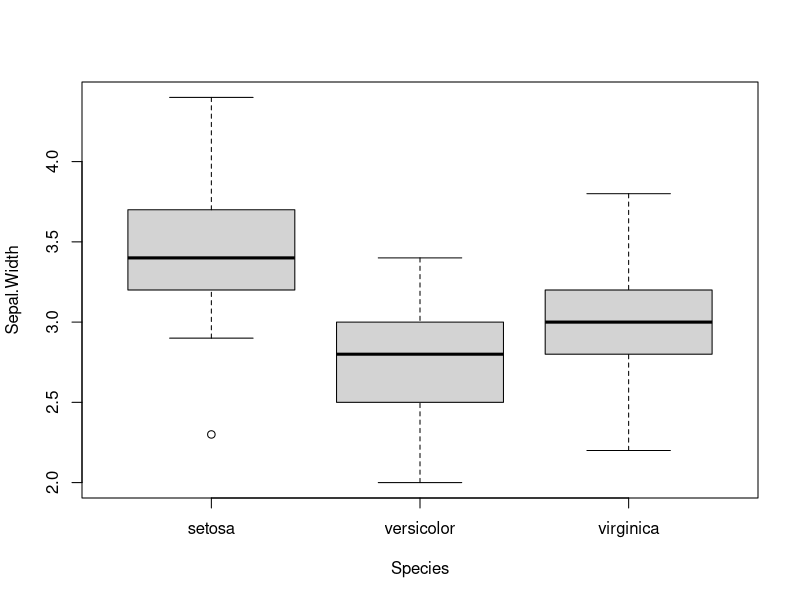
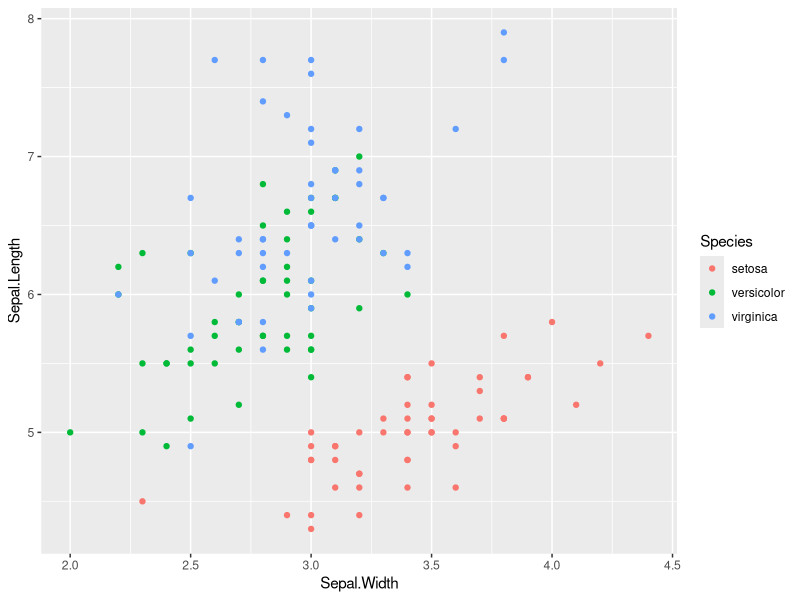
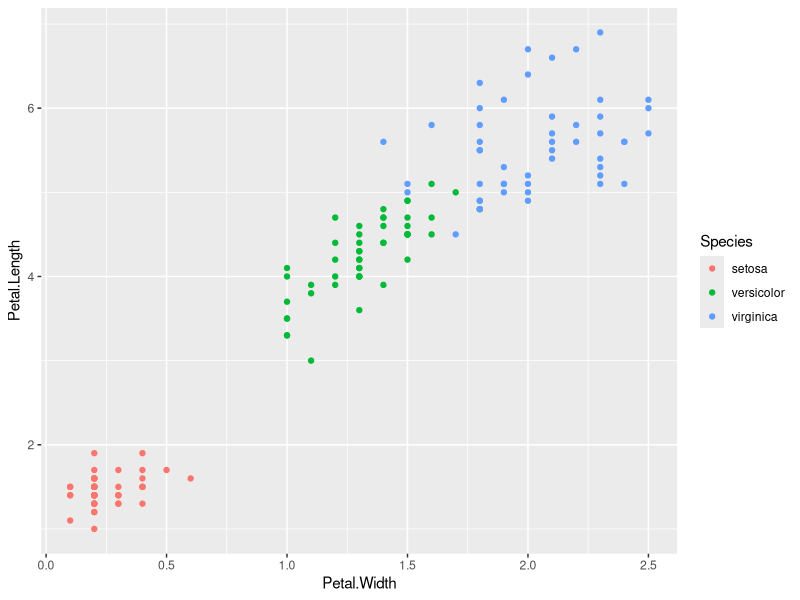
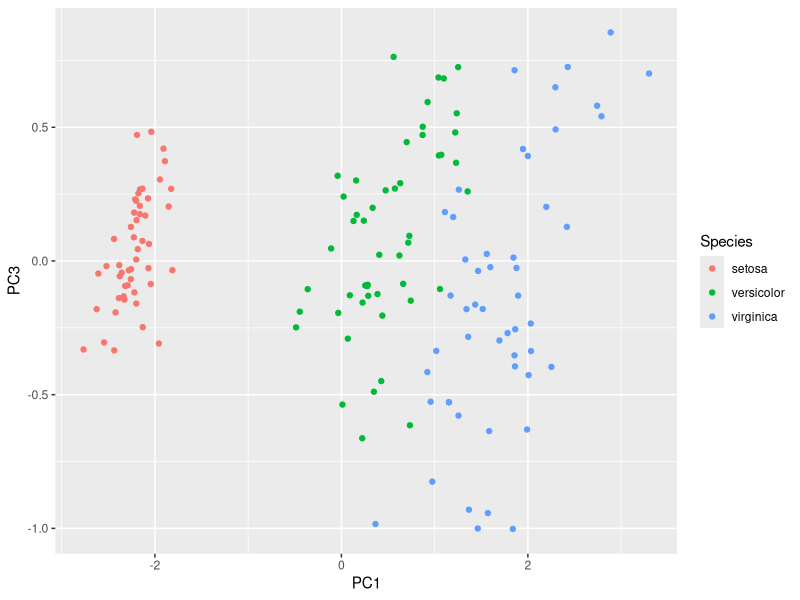
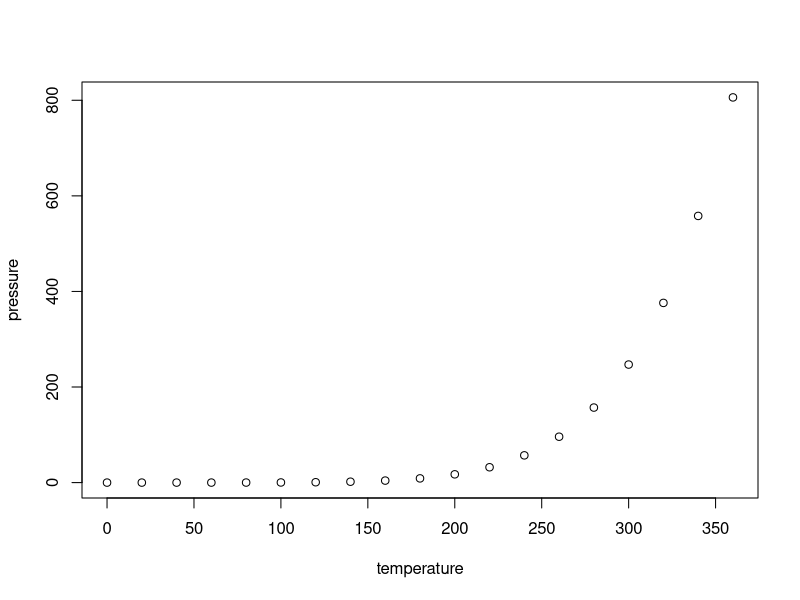

Write R code to recreate these figures, in order.
## ---- chunk 1
# this is a comment, it will be ignored
knitr::opts_chunk$set(echo = TRUE)
## ---- chunk 2
data(iris)
summary(iris)
## ---- chunk 3
boxplot(Sepal.Width ~ Species, data = iris)
## ---- chunk 4
library(ggplot2)
## your first ggplot graphics
ggplot(iris, aes(x = Sepal.Width, y = Sepal.Length, color = Species)) +
  geom_point()
## ---- chunk 5
library(ggplot2)
## your first ggplot graphics
ggplot(iris, aes(x = Petal.Width, y = Petal.Length, color = Species)) +
  geom_point()
## ---- chunk 6
pca <- prcomp(iris[,1:4], scale.=TRUE)
## ---- chunk 7
df <- cbind(iris, pca$x)
## ---- chunk 8
ggplot(df, aes(x = PC1, y = PC3, color = Species)) +
  geom_point()
## ---- chunk 9
data(iris)
summary(iris)
## ---- chunk 10
iris_first_10 <- head(iris, n = 10)
knitr::kable(iris_first_10)
## ---- chunk 11
plot(pressure)
## ---- chunk 12
is_setosa <- iris$Species == "setosa"
length(is_setosa)
# subset the iris$Sepal.Width vector with a logical vector
setosa_sw <- iris$Sepal.Width[ is_setosa  ]
versicolor_sw <- subset(iris$Sepal.Width, iris$Species == "versicolor")
t_test_result <- t.test(setosa_sw, versicolor_sw)
library(broom)
tidy(t_test_result)
## ---- chunk 13
iris_anova <- aov(Sepal.Width ~ Species, data=iris)
summary(iris_anova)
## ---- chunk 14
cor.test(iris$Sepal.Width, iris$Sepal.Length)
## ---- chunk 15
library(datasets)
state.x77
df <- as.data.frame(state.x77)
lm_fit <- lm(Illiteracy ~ Income, data=df)
summary(lm_fit)

